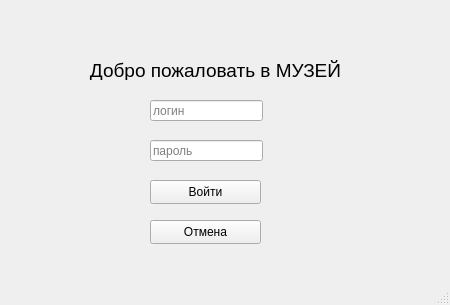
<?xml version="1.0" encoding="UTF-8"?>
<ui version="4.0">
 <class>MainWindow</class>
 <widget class="QMainWindow" name="MainWindow">
  <property name="geometry">
   <rect>
    <x>0</x>
    <y>0</y>
    <width>450</width>
    <height>305</height>
   </rect>
  </property>
  <property name="windowTitle">
   <string>форма входа</string>
  </property>
  <widget class="QWidget" name="centralwidget">
   <widget class="QLabel" name="label">
    <property name="geometry">
     <rect>
      <x>80</x>
      <y>60</y>
      <width>271</width>
      <height>20</height>
     </rect>
    </property>
    <property name="font">
     <font>
      <pointsize>14</pointsize>
     </font>
    </property>
    <property name="text">
     <string>Добро пожаловать в МУЗЕЙ</string>
    </property>
    <property name="alignment">
     <set>Qt::AlignCenter</set>
    </property>
   </widget>
   <widget class="QLineEdit" name="line_login">
    <property name="geometry">
     <rect>
      <x>150</x>
      <y>100</y>
      <width>113</width>
      <height>21</height>
     </rect>
    </property>
    <property name="font">
     <font>
      <pointsize>9</pointsize>
     </font>
    </property>
    <property name="readOnly">
     <bool>false</bool>
    </property>
    <property name="placeholderText">
     <string>логин</string>
    </property>
   </widget>
   <widget class="QLineEdit" name="line_password">
    <property name="geometry">
     <rect>
      <x>150</x>
      <y>140</y>
      <width>113</width>
      <height>21</height>
     </rect>
    </property>
    <property name="placeholderText">
     <string>пароль</string>
    </property>
   </widget>
   <widget class="QPushButton" name="Button_entrer">
    <property name="geometry">
     <rect>
      <x>150</x>
      <y>180</y>
      <width>111</width>
      <height>24</height>
     </rect>
    </property>
    <property name="text">
     <string>Войти</string>
    </property>
   </widget>
   <widget class="QPushButton" name="Button_cancel">
    <property name="geometry">
     <rect>
      <x>150</x>
      <y>220</y>
      <width>111</width>
      <height>24</height>
     </rect>
    </property>
    <property name="text">
     <string>Отмена</string>
    </property>
   </widget>
  </widget>
  <widget class="QMenuBar" name="menubar">
   <property name="geometry">
    <rect>
     <x>0</x>
     <y>0</y>
     <width>450</width>
     <height>22</height>
    </rect>
   </property>
  </widget>
  <widget class="QStatusBar" name="statusbar"/>
 </widget>
 <resources/>
 <connections/>
</ui>
